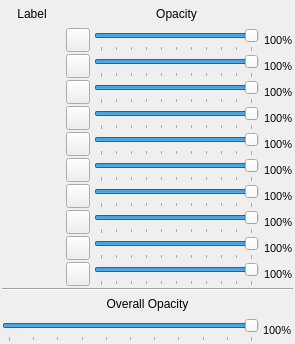
<?xml version="1.0" encoding="UTF-8"?>
<ui version="4.0">
 <class>discreteColorsFrame</class>
 <widget class="QFrame" name="discreteColorsFrame">
  <property name="geometry">
   <rect>
    <x>0</x>
    <y>0</y>
    <width>295</width>
    <height>344</height>
   </rect>
  </property>
  <property name="sizePolicy">
   <sizepolicy hsizetype="Preferred" vsizetype="Preferred">
    <horstretch>0</horstretch>
    <verstretch>0</verstretch>
   </sizepolicy>
  </property>
  <property name="minimumSize">
   <size>
    <width>0</width>
    <height>0</height>
   </size>
  </property>
  <property name="windowTitle">
   <string>Frame</string>
  </property>
  <layout class="QGridLayout" name="gridLayout">
   <property name="leftMargin">
    <number>2</number>
   </property>
   <property name="topMargin">
    <number>2</number>
   </property>
   <property name="rightMargin">
    <number>2</number>
   </property>
   <property name="bottomMargin">
    <number>2</number>
   </property>
   <property name="horizontalSpacing">
    <number>4</number>
   </property>
   <property name="verticalSpacing">
    <number>2</number>
   </property>
   <item row="0" column="0">
    <widget class="QLabel" name="label_header_label">
     <property name="sizePolicy">
      <sizepolicy hsizetype="Preferred" vsizetype="Fixed">
       <horstretch>0</horstretch>
       <verstretch>0</verstretch>
      </sizepolicy>
     </property>
     <property name="minimumSize">
      <size>
       <width>60</width>
       <height>24</height>
      </size>
     </property>
     <property name="maximumSize">
      <size>
       <width>16777215</width>
       <height>24</height>
      </size>
     </property>
     <property name="font">
      <font>
       <family>Segoe UI</family>
       <pointsize>9</pointsize>
      </font>
     </property>
     <property name="text">
      <string>Label</string>
     </property>
     <property name="alignment">
      <set>Qt::AlignCenter</set>
     </property>
    </widget>
   </item>
   <item row="0" column="2">
    <widget class="QLabel" name="opacity_label">
     <property name="sizePolicy">
      <sizepolicy hsizetype="Preferred" vsizetype="Fixed">
       <horstretch>0</horstretch>
       <verstretch>0</verstretch>
      </sizepolicy>
     </property>
     <property name="minimumSize">
      <size>
       <width>0</width>
       <height>24</height>
      </size>
     </property>
     <property name="maximumSize">
      <size>
       <width>16777215</width>
       <height>24</height>
      </size>
     </property>
     <property name="font">
      <font>
       <family>Segoe UI</family>
       <pointsize>9</pointsize>
      </font>
     </property>
     <property name="text">
      <string>Opacity</string>
     </property>
     <property name="alignment">
      <set>Qt::AlignCenter</set>
     </property>
    </widget>
   </item>
   <item row="1" column="0">
    <widget class="QLabel" name="label_label_0">
     <property name="sizePolicy">
      <sizepolicy hsizetype="Preferred" vsizetype="Fixed">
       <horstretch>0</horstretch>
       <verstretch>0</verstretch>
      </sizepolicy>
     </property>
     <property name="minimumSize">
      <size>
       <width>40</width>
       <height>24</height>
      </size>
     </property>
     <property name="maximumSize">
      <size>
       <width>16777215</width>
       <height>24</height>
      </size>
     </property>
     <property name="font">
      <font>
       <family>Segoe UI</family>
       <pointsize>8</pointsize>
      </font>
     </property>
     <property name="text">
      <string/>
     </property>
     <property name="alignment">
      <set>Qt::AlignCenter</set>
     </property>
    </widget>
   </item>
   <item row="1" column="1">
    <widget class="QPushButton" name="label_button_0">
     <property name="sizePolicy">
      <sizepolicy hsizetype="Fixed" vsizetype="Fixed">
       <horstretch>0</horstretch>
       <verstretch>0</verstretch>
      </sizepolicy>
     </property>
     <property name="minimumSize">
      <size>
       <width>24</width>
       <height>24</height>
      </size>
     </property>
     <property name="maximumSize">
      <size>
       <width>24</width>
       <height>24</height>
      </size>
     </property>
     <property name="font">
      <font>
       <family>Segoe UI</family>
       <pointsize>9</pointsize>
      </font>
     </property>
     <property name="toolTip">
      <string>Update color...</string>
     </property>
     <property name="text">
      <string/>
     </property>
    </widget>
   </item>
   <item row="1" column="2">
    <widget class="QSlider" name="alpha_slider_0">
     <property name="sizePolicy">
      <sizepolicy hsizetype="Expanding" vsizetype="Fixed">
       <horstretch>0</horstretch>
       <verstretch>0</verstretch>
      </sizepolicy>
     </property>
     <property name="minimumSize">
      <size>
       <width>80</width>
       <height>24</height>
      </size>
     </property>
     <property name="maximumSize">
      <size>
       <width>16777215</width>
       <height>24</height>
      </size>
     </property>
     <property name="maximum">
      <number>100</number>
     </property>
     <property name="value">
      <number>100</number>
     </property>
     <property name="orientation">
      <enum>Qt::Horizontal</enum>
     </property>
     <property name="tickPosition">
      <enum>QSlider::TicksBelow</enum>
     </property>
     <property name="tickInterval">
      <number>10</number>
     </property>
    </widget>
   </item>
   <item row="1" column="3">
    <widget class="QLabel" name="pct_label_0">
     <property name="sizePolicy">
      <sizepolicy hsizetype="Preferred" vsizetype="Fixed">
       <horstretch>0</horstretch>
       <verstretch>0</verstretch>
      </sizepolicy>
     </property>
     <property name="minimumSize">
      <size>
       <width>0</width>
       <height>24</height>
      </size>
     </property>
     <property name="maximumSize">
      <size>
       <width>16777215</width>
       <height>24</height>
      </size>
     </property>
     <property name="font">
      <font>
       <family>Segoe UI</family>
       <pointsize>8</pointsize>
      </font>
     </property>
     <property name="text">
      <string>100%</string>
     </property>
     <property name="indent">
      <number>1</number>
     </property>
    </widget>
   </item>
   <item row="2" column="0">
    <widget class="QLabel" name="label_label_1">
     <property name="sizePolicy">
      <sizepolicy hsizetype="Preferred" vsizetype="Fixed">
       <horstretch>0</horstretch>
       <verstretch>0</verstretch>
      </sizepolicy>
     </property>
     <property name="minimumSize">
      <size>
       <width>40</width>
       <height>24</height>
      </size>
     </property>
     <property name="maximumSize">
      <size>
       <width>16777215</width>
       <height>24</height>
      </size>
     </property>
     <property name="font">
      <font>
       <family>Segoe UI</family>
       <pointsize>8</pointsize>
      </font>
     </property>
     <property name="text">
      <string/>
     </property>
     <property name="alignment">
      <set>Qt::AlignCenter</set>
     </property>
    </widget>
   </item>
   <item row="2" column="1">
    <widget class="QPushButton" name="label_button_1">
     <property name="sizePolicy">
      <sizepolicy hsizetype="Fixed" vsizetype="Fixed">
       <horstretch>0</horstretch>
       <verstretch>0</verstretch>
      </sizepolicy>
     </property>
     <property name="minimumSize">
      <size>
       <width>24</width>
       <height>24</height>
      </size>
     </property>
     <property name="maximumSize">
      <size>
       <width>24</width>
       <height>24</height>
      </size>
     </property>
     <property name="font">
      <font>
       <family>Segoe UI</family>
       <pointsize>9</pointsize>
      </font>
     </property>
     <property name="toolTip">
      <string>Update color...</string>
     </property>
     <property name="text">
      <string/>
     </property>
    </widget>
   </item>
   <item row="2" column="2">
    <widget class="QSlider" name="alpha_slider_1">
     <property name="sizePolicy">
      <sizepolicy hsizetype="Expanding" vsizetype="Fixed">
       <horstretch>0</horstretch>
       <verstretch>0</verstretch>
      </sizepolicy>
     </property>
     <property name="minimumSize">
      <size>
       <width>80</width>
       <height>24</height>
      </size>
     </property>
     <property name="maximumSize">
      <size>
       <width>16777215</width>
       <height>24</height>
      </size>
     </property>
     <property name="maximum">
      <number>100</number>
     </property>
     <property name="value">
      <number>100</number>
     </property>
     <property name="orientation">
      <enum>Qt::Horizontal</enum>
     </property>
     <property name="tickPosition">
      <enum>QSlider::TicksBelow</enum>
     </property>
     <property name="tickInterval">
      <number>10</number>
     </property>
    </widget>
   </item>
   <item row="2" column="3">
    <widget class="QLabel" name="pct_label_1">
     <property name="sizePolicy">
      <sizepolicy hsizetype="Preferred" vsizetype="Fixed">
       <horstretch>0</horstretch>
       <verstretch>0</verstretch>
      </sizepolicy>
     </property>
     <property name="minimumSize">
      <size>
       <width>0</width>
       <height>24</height>
      </size>
     </property>
     <property name="maximumSize">
      <size>
       <width>16777215</width>
       <height>24</height>
      </size>
     </property>
     <property name="font">
      <font>
       <family>Segoe UI</family>
       <pointsize>8</pointsize>
      </font>
     </property>
     <property name="text">
      <string>100%</string>
     </property>
     <property name="indent">
      <number>1</number>
     </property>
    </widget>
   </item>
   <item row="3" column="0">
    <widget class="QLabel" name="label_label_2">
     <property name="sizePolicy">
      <sizepolicy hsizetype="Preferred" vsizetype="Fixed">
       <horstretch>0</horstretch>
       <verstretch>0</verstretch>
      </sizepolicy>
     </property>
     <property name="minimumSize">
      <size>
       <width>40</width>
       <height>24</height>
      </size>
     </property>
     <property name="maximumSize">
      <size>
       <width>16777215</width>
       <height>24</height>
      </size>
     </property>
     <property name="font">
      <font>
       <family>Segoe UI</family>
       <pointsize>8</pointsize>
      </font>
     </property>
     <property name="text">
      <string/>
     </property>
     <property name="alignment">
      <set>Qt::AlignCenter</set>
     </property>
    </widget>
   </item>
   <item row="3" column="1">
    <widget class="QPushButton" name="label_button_2">
     <property name="sizePolicy">
      <sizepolicy hsizetype="Fixed" vsizetype="Fixed">
       <horstretch>0</horstretch>
       <verstretch>0</verstretch>
      </sizepolicy>
     </property>
     <property name="minimumSize">
      <size>
       <width>24</width>
       <height>24</height>
      </size>
     </property>
     <property name="maximumSize">
      <size>
       <width>24</width>
       <height>24</height>
      </size>
     </property>
     <property name="font">
      <font>
       <family>Segoe UI</family>
       <pointsize>9</pointsize>
      </font>
     </property>
     <property name="toolTip">
      <string>Update color...</string>
     </property>
     <property name="text">
      <string/>
     </property>
    </widget>
   </item>
   <item row="3" column="2">
    <widget class="QSlider" name="alpha_slider_2">
     <property name="sizePolicy">
      <sizepolicy hsizetype="Expanding" vsizetype="Fixed">
       <horstretch>0</horstretch>
       <verstretch>0</verstretch>
      </sizepolicy>
     </property>
     <property name="minimumSize">
      <size>
       <width>80</width>
       <height>24</height>
      </size>
     </property>
     <property name="maximumSize">
      <size>
       <width>16777215</width>
       <height>24</height>
      </size>
     </property>
     <property name="maximum">
      <number>100</number>
     </property>
     <property name="value">
      <number>100</number>
     </property>
     <property name="orientation">
      <enum>Qt::Horizontal</enum>
     </property>
     <property name="tickPosition">
      <enum>QSlider::TicksBelow</enum>
     </property>
     <property name="tickInterval">
      <number>10</number>
     </property>
    </widget>
   </item>
   <item row="3" column="3">
    <widget class="QLabel" name="pct_label_2">
     <property name="sizePolicy">
      <sizepolicy hsizetype="Preferred" vsizetype="Fixed">
       <horstretch>0</horstretch>
       <verstretch>0</verstretch>
      </sizepolicy>
     </property>
     <property name="minimumSize">
      <size>
       <width>0</width>
       <height>24</height>
      </size>
     </property>
     <property name="maximumSize">
      <size>
       <width>16777215</width>
       <height>24</height>
      </size>
     </property>
     <property name="font">
      <font>
       <family>Segoe UI</family>
       <pointsize>8</pointsize>
      </font>
     </property>
     <property name="text">
      <string>100%</string>
     </property>
     <property name="indent">
      <number>1</number>
     </property>
    </widget>
   </item>
   <item row="4" column="0">
    <widget class="QLabel" name="label_label_3">
     <property name="sizePolicy">
      <sizepolicy hsizetype="Preferred" vsizetype="Fixed">
       <horstretch>0</horstretch>
       <verstretch>0</verstretch>
      </sizepolicy>
     </property>
     <property name="minimumSize">
      <size>
       <width>40</width>
       <height>24</height>
      </size>
     </property>
     <property name="maximumSize">
      <size>
       <width>16777215</width>
       <height>24</height>
      </size>
     </property>
     <property name="font">
      <font>
       <family>Segoe UI</family>
       <pointsize>8</pointsize>
      </font>
     </property>
     <property name="text">
      <string/>
     </property>
     <property name="alignment">
      <set>Qt::AlignCenter</set>
     </property>
    </widget>
   </item>
   <item row="4" column="1">
    <widget class="QPushButton" name="label_button_3">
     <property name="sizePolicy">
      <sizepolicy hsizetype="Fixed" vsizetype="Fixed">
       <horstretch>0</horstretch>
       <verstretch>0</verstretch>
      </sizepolicy>
     </property>
     <property name="minimumSize">
      <size>
       <width>24</width>
       <height>24</height>
      </size>
     </property>
     <property name="maximumSize">
      <size>
       <width>24</width>
       <height>24</height>
      </size>
     </property>
     <property name="font">
      <font>
       <family>Segoe UI</family>
       <pointsize>9</pointsize>
      </font>
     </property>
     <property name="toolTip">
      <string>Update color...</string>
     </property>
     <property name="text">
      <string/>
     </property>
    </widget>
   </item>
   <item row="4" column="2">
    <widget class="QSlider" name="alpha_slider_3">
     <property name="sizePolicy">
      <sizepolicy hsizetype="Expanding" vsizetype="Fixed">
       <horstretch>0</horstretch>
       <verstretch>0</verstretch>
      </sizepolicy>
     </property>
     <property name="minimumSize">
      <size>
       <width>80</width>
       <height>24</height>
      </size>
     </property>
     <property name="maximumSize">
      <size>
       <width>16777215</width>
       <height>24</height>
      </size>
     </property>
     <property name="maximum">
      <number>100</number>
     </property>
     <property name="value">
      <number>100</number>
     </property>
     <property name="orientation">
      <enum>Qt::Horizontal</enum>
     </property>
     <property name="tickPosition">
      <enum>QSlider::TicksBelow</enum>
     </property>
     <property name="tickInterval">
      <number>10</number>
     </property>
    </widget>
   </item>
   <item row="4" column="3">
    <widget class="QLabel" name="pct_label_3">
     <property name="sizePolicy">
      <sizepolicy hsizetype="Preferred" vsizetype="Fixed">
       <horstretch>0</horstretch>
       <verstretch>0</verstretch>
      </sizepolicy>
     </property>
     <property name="minimumSize">
      <size>
       <width>0</width>
       <height>24</height>
      </size>
     </property>
     <property name="maximumSize">
      <size>
       <width>16777215</width>
       <height>24</height>
      </size>
     </property>
     <property name="font">
      <font>
       <family>Segoe UI</family>
       <pointsize>8</pointsize>
      </font>
     </property>
     <property name="text">
      <string>100%</string>
     </property>
     <property name="indent">
      <number>1</number>
     </property>
    </widget>
   </item>
   <item row="5" column="0">
    <widget class="QLabel" name="label_label_4">
     <property name="sizePolicy">
      <sizepolicy hsizetype="Preferred" vsizetype="Fixed">
       <horstretch>0</horstretch>
       <verstretch>0</verstretch>
      </sizepolicy>
     </property>
     <property name="minimumSize">
      <size>
       <width>40</width>
       <height>24</height>
      </size>
     </property>
     <property name="maximumSize">
      <size>
       <width>16777215</width>
       <height>24</height>
      </size>
     </property>
     <property name="font">
      <font>
       <family>Segoe UI</family>
       <pointsize>8</pointsize>
      </font>
     </property>
     <property name="text">
      <string/>
     </property>
     <property name="alignment">
      <set>Qt::AlignCenter</set>
     </property>
    </widget>
   </item>
   <item row="5" column="1">
    <widget class="QPushButton" name="label_button_4">
     <property name="sizePolicy">
      <sizepolicy hsizetype="Fixed" vsizetype="Fixed">
       <horstretch>0</horstretch>
       <verstretch>0</verstretch>
      </sizepolicy>
     </property>
     <property name="minimumSize">
      <size>
       <width>24</width>
       <height>24</height>
      </size>
     </property>
     <property name="maximumSize">
      <size>
       <width>24</width>
       <height>24</height>
      </size>
     </property>
     <property name="font">
      <font>
       <family>Segoe UI</family>
       <pointsize>9</pointsize>
      </font>
     </property>
     <property name="toolTip">
      <string>Update color...</string>
     </property>
     <property name="text">
      <string/>
     </property>
    </widget>
   </item>
   <item row="5" column="2">
    <widget class="QSlider" name="alpha_slider_4">
     <property name="sizePolicy">
      <sizepolicy hsizetype="Expanding" vsizetype="Fixed">
       <horstretch>0</horstretch>
       <verstretch>0</verstretch>
      </sizepolicy>
     </property>
     <property name="minimumSize">
      <size>
       <width>80</width>
       <height>24</height>
      </size>
     </property>
     <property name="maximumSize">
      <size>
       <width>16777215</width>
       <height>24</height>
      </size>
     </property>
     <property name="maximum">
      <number>100</number>
     </property>
     <property name="value">
      <number>100</number>
     </property>
     <property name="orientation">
      <enum>Qt::Horizontal</enum>
     </property>
     <property name="tickPosition">
      <enum>QSlider::TicksBelow</enum>
     </property>
     <property name="tickInterval">
      <number>10</number>
     </property>
    </widget>
   </item>
   <item row="5" column="3">
    <widget class="QLabel" name="pct_label_4">
     <property name="sizePolicy">
      <sizepolicy hsizetype="Preferred" vsizetype="Fixed">
       <horstretch>0</horstretch>
       <verstretch>0</verstretch>
      </sizepolicy>
     </property>
     <property name="minimumSize">
      <size>
       <width>0</width>
       <height>24</height>
      </size>
     </property>
     <property name="maximumSize">
      <size>
       <width>16777215</width>
       <height>24</height>
      </size>
     </property>
     <property name="font">
      <font>
       <family>Segoe UI</family>
       <pointsize>8</pointsize>
      </font>
     </property>
     <property name="text">
      <string>100%</string>
     </property>
     <property name="indent">
      <number>1</number>
     </property>
    </widget>
   </item>
   <item row="6" column="0">
    <widget class="QLabel" name="label_label_5">
     <property name="sizePolicy">
      <sizepolicy hsizetype="Preferred" vsizetype="Fixed">
       <horstretch>0</horstretch>
       <verstretch>0</verstretch>
      </sizepolicy>
     </property>
     <property name="minimumSize">
      <size>
       <width>40</width>
       <height>24</height>
      </size>
     </property>
     <property name="maximumSize">
      <size>
       <width>16777215</width>
       <height>24</height>
      </size>
     </property>
     <property name="font">
      <font>
       <family>Segoe UI</family>
       <pointsize>8</pointsize>
      </font>
     </property>
     <property name="text">
      <string/>
     </property>
     <property name="alignment">
      <set>Qt::AlignCenter</set>
     </property>
    </widget>
   </item>
   <item row="6" column="1">
    <widget class="QPushButton" name="label_button_5">
     <property name="sizePolicy">
      <sizepolicy hsizetype="Fixed" vsizetype="Fixed">
       <horstretch>0</horstretch>
       <verstretch>0</verstretch>
      </sizepolicy>
     </property>
     <property name="minimumSize">
      <size>
       <width>24</width>
       <height>24</height>
      </size>
     </property>
     <property name="maximumSize">
      <size>
       <width>24</width>
       <height>24</height>
      </size>
     </property>
     <property name="font">
      <font>
       <family>Segoe UI</family>
       <pointsize>9</pointsize>
      </font>
     </property>
     <property name="toolTip">
      <string>Update color...</string>
     </property>
     <property name="text">
      <string/>
     </property>
    </widget>
   </item>
   <item row="6" column="2">
    <widget class="QSlider" name="alpha_slider_5">
     <property name="sizePolicy">
      <sizepolicy hsizetype="Expanding" vsizetype="Fixed">
       <horstretch>0</horstretch>
       <verstretch>0</verstretch>
      </sizepolicy>
     </property>
     <property name="minimumSize">
      <size>
       <width>80</width>
       <height>24</height>
      </size>
     </property>
     <property name="maximumSize">
      <size>
       <width>16777215</width>
       <height>24</height>
      </size>
     </property>
     <property name="maximum">
      <number>100</number>
     </property>
     <property name="value">
      <number>100</number>
     </property>
     <property name="orientation">
      <enum>Qt::Horizontal</enum>
     </property>
     <property name="tickPosition">
      <enum>QSlider::TicksBelow</enum>
     </property>
     <property name="tickInterval">
      <number>10</number>
     </property>
    </widget>
   </item>
   <item row="6" column="3">
    <widget class="QLabel" name="pct_label_5">
     <property name="sizePolicy">
      <sizepolicy hsizetype="Preferred" vsizetype="Fixed">
       <horstretch>0</horstretch>
       <verstretch>0</verstretch>
      </sizepolicy>
     </property>
     <property name="minimumSize">
      <size>
       <width>0</width>
       <height>24</height>
      </size>
     </property>
     <property name="maximumSize">
      <size>
       <width>16777215</width>
       <height>24</height>
      </size>
     </property>
     <property name="font">
      <font>
       <family>Segoe UI</family>
       <pointsize>8</pointsize>
      </font>
     </property>
     <property name="text">
      <string>100%</string>
     </property>
     <property name="indent">
      <number>1</number>
     </property>
    </widget>
   </item>
   <item row="7" column="0">
    <widget class="QLabel" name="label_label_6">
     <property name="sizePolicy">
      <sizepolicy hsizetype="Preferred" vsizetype="Fixed">
       <horstretch>0</horstretch>
       <verstretch>0</verstretch>
      </sizepolicy>
     </property>
     <property name="minimumSize">
      <size>
       <width>40</width>
       <height>24</height>
      </size>
     </property>
     <property name="maximumSize">
      <size>
       <width>16777215</width>
       <height>24</height>
      </size>
     </property>
     <property name="font">
      <font>
       <family>Segoe UI</family>
       <pointsize>8</pointsize>
      </font>
     </property>
     <property name="text">
      <string/>
     </property>
     <property name="alignment">
      <set>Qt::AlignCenter</set>
     </property>
    </widget>
   </item>
   <item row="7" column="1">
    <widget class="QPushButton" name="label_button_6">
     <property name="sizePolicy">
      <sizepolicy hsizetype="Fixed" vsizetype="Fixed">
       <horstretch>0</horstretch>
       <verstretch>0</verstretch>
      </sizepolicy>
     </property>
     <property name="minimumSize">
      <size>
       <width>24</width>
       <height>24</height>
      </size>
     </property>
     <property name="maximumSize">
      <size>
       <width>24</width>
       <height>24</height>
      </size>
     </property>
     <property name="font">
      <font>
       <family>Segoe UI</family>
       <pointsize>9</pointsize>
      </font>
     </property>
     <property name="toolTip">
      <string>Update color...</string>
     </property>
     <property name="text">
      <string/>
     </property>
    </widget>
   </item>
   <item row="7" column="2">
    <widget class="QSlider" name="alpha_slider_6">
     <property name="sizePolicy">
      <sizepolicy hsizetype="Expanding" vsizetype="Fixed">
       <horstretch>0</horstretch>
       <verstretch>0</verstretch>
      </sizepolicy>
     </property>
     <property name="minimumSize">
      <size>
       <width>80</width>
       <height>24</height>
      </size>
     </property>
     <property name="maximumSize">
      <size>
       <width>16777215</width>
       <height>24</height>
      </size>
     </property>
     <property name="maximum">
      <number>100</number>
     </property>
     <property name="value">
      <number>100</number>
     </property>
     <property name="orientation">
      <enum>Qt::Horizontal</enum>
     </property>
     <property name="tickPosition">
      <enum>QSlider::TicksBelow</enum>
     </property>
     <property name="tickInterval">
      <number>10</number>
     </property>
    </widget>
   </item>
   <item row="7" column="3">
    <widget class="QLabel" name="pct_label_6">
     <property name="sizePolicy">
      <sizepolicy hsizetype="Preferred" vsizetype="Fixed">
       <horstretch>0</horstretch>
       <verstretch>0</verstretch>
      </sizepolicy>
     </property>
     <property name="minimumSize">
      <size>
       <width>0</width>
       <height>24</height>
      </size>
     </property>
     <property name="maximumSize">
      <size>
       <width>16777215</width>
       <height>24</height>
      </size>
     </property>
     <property name="font">
      <font>
       <family>Segoe UI</family>
       <pointsize>8</pointsize>
      </font>
     </property>
     <property name="text">
      <string>100%</string>
     </property>
     <property name="indent">
      <number>1</number>
     </property>
    </widget>
   </item>
   <item row="8" column="0">
    <widget class="QLabel" name="label_label_7">
     <property name="sizePolicy">
      <sizepolicy hsizetype="Preferred" vsizetype="Fixed">
       <horstretch>0</horstretch>
       <verstretch>0</verstretch>
      </sizepolicy>
     </property>
     <property name="minimumSize">
      <size>
       <width>40</width>
       <height>24</height>
      </size>
     </property>
     <property name="maximumSize">
      <size>
       <width>16777215</width>
       <height>24</height>
      </size>
     </property>
     <property name="font">
      <font>
       <family>Segoe UI</family>
       <pointsize>8</pointsize>
      </font>
     </property>
     <property name="text">
      <string/>
     </property>
     <property name="alignment">
      <set>Qt::AlignCenter</set>
     </property>
    </widget>
   </item>
   <item row="8" column="1">
    <widget class="QPushButton" name="label_button_7">
     <property name="sizePolicy">
      <sizepolicy hsizetype="Fixed" vsizetype="Fixed">
       <horstretch>0</horstretch>
       <verstretch>0</verstretch>
      </sizepolicy>
     </property>
     <property name="minimumSize">
      <size>
       <width>24</width>
       <height>24</height>
      </size>
     </property>
     <property name="maximumSize">
      <size>
       <width>24</width>
       <height>24</height>
      </size>
     </property>
     <property name="font">
      <font>
       <family>Segoe UI</family>
       <pointsize>9</pointsize>
      </font>
     </property>
     <property name="toolTip">
      <string>Update color...</string>
     </property>
     <property name="text">
      <string/>
     </property>
    </widget>
   </item>
   <item row="8" column="2">
    <widget class="QSlider" name="alpha_slider_7">
     <property name="sizePolicy">
      <sizepolicy hsizetype="Expanding" vsizetype="Fixed">
       <horstretch>0</horstretch>
       <verstretch>0</verstretch>
      </sizepolicy>
     </property>
     <property name="minimumSize">
      <size>
       <width>80</width>
       <height>24</height>
      </size>
     </property>
     <property name="maximumSize">
      <size>
       <width>16777215</width>
       <height>24</height>
      </size>
     </property>
     <property name="maximum">
      <number>100</number>
     </property>
     <property name="value">
      <number>100</number>
     </property>
     <property name="orientation">
      <enum>Qt::Horizontal</enum>
     </property>
     <property name="tickPosition">
      <enum>QSlider::TicksBelow</enum>
     </property>
     <property name="tickInterval">
      <number>10</number>
     </property>
    </widget>
   </item>
   <item row="8" column="3">
    <widget class="QLabel" name="pct_label_7">
     <property name="sizePolicy">
      <sizepolicy hsizetype="Preferred" vsizetype="Fixed">
       <horstretch>0</horstretch>
       <verstretch>0</verstretch>
      </sizepolicy>
     </property>
     <property name="minimumSize">
      <size>
       <width>0</width>
       <height>24</height>
      </size>
     </property>
     <property name="maximumSize">
      <size>
       <width>16777215</width>
       <height>24</height>
      </size>
     </property>
     <property name="font">
      <font>
       <family>Segoe UI</family>
       <pointsize>8</pointsize>
      </font>
     </property>
     <property name="text">
      <string>100%</string>
     </property>
     <property name="indent">
      <number>1</number>
     </property>
    </widget>
   </item>
   <item row="9" column="0">
    <widget class="QLabel" name="label_label_8">
     <property name="sizePolicy">
      <sizepolicy hsizetype="Preferred" vsizetype="Fixed">
       <horstretch>0</horstretch>
       <verstretch>0</verstretch>
      </sizepolicy>
     </property>
     <property name="minimumSize">
      <size>
       <width>40</width>
       <height>24</height>
      </size>
     </property>
     <property name="maximumSize">
      <size>
       <width>16777215</width>
       <height>24</height>
      </size>
     </property>
     <property name="font">
      <font>
       <family>Segoe UI</family>
       <pointsize>8</pointsize>
      </font>
     </property>
     <property name="text">
      <string/>
     </property>
     <property name="alignment">
      <set>Qt::AlignCenter</set>
     </property>
    </widget>
   </item>
   <item row="9" column="1">
    <widget class="QPushButton" name="label_button_8">
     <property name="sizePolicy">
      <sizepolicy hsizetype="Fixed" vsizetype="Fixed">
       <horstretch>0</horstretch>
       <verstretch>0</verstretch>
      </sizepolicy>
     </property>
     <property name="minimumSize">
      <size>
       <width>24</width>
       <height>24</height>
      </size>
     </property>
     <property name="maximumSize">
      <size>
       <width>24</width>
       <height>24</height>
      </size>
     </property>
     <property name="font">
      <font>
       <family>Segoe UI</family>
       <pointsize>9</pointsize>
      </font>
     </property>
     <property name="toolTip">
      <string>Update color...</string>
     </property>
     <property name="text">
      <string/>
     </property>
    </widget>
   </item>
   <item row="9" column="2">
    <widget class="QSlider" name="alpha_slider_8">
     <property name="sizePolicy">
      <sizepolicy hsizetype="Expanding" vsizetype="Fixed">
       <horstretch>0</horstretch>
       <verstretch>0</verstretch>
      </sizepolicy>
     </property>
     <property name="minimumSize">
      <size>
       <width>80</width>
       <height>24</height>
      </size>
     </property>
     <property name="maximumSize">
      <size>
       <width>16777215</width>
       <height>24</height>
      </size>
     </property>
     <property name="maximum">
      <number>100</number>
     </property>
     <property name="value">
      <number>100</number>
     </property>
     <property name="orientation">
      <enum>Qt::Horizontal</enum>
     </property>
     <property name="tickPosition">
      <enum>QSlider::TicksBelow</enum>
     </property>
     <property name="tickInterval">
      <number>10</number>
     </property>
    </widget>
   </item>
   <item row="9" column="3">
    <widget class="QLabel" name="pct_label_8">
     <property name="sizePolicy">
      <sizepolicy hsizetype="Preferred" vsizetype="Fixed">
       <horstretch>0</horstretch>
       <verstretch>0</verstretch>
      </sizepolicy>
     </property>
     <property name="minimumSize">
      <size>
       <width>0</width>
       <height>24</height>
      </size>
     </property>
     <property name="maximumSize">
      <size>
       <width>16777215</width>
       <height>24</height>
      </size>
     </property>
     <property name="font">
      <font>
       <family>Segoe UI</family>
       <pointsize>8</pointsize>
      </font>
     </property>
     <property name="text">
      <string>100%</string>
     </property>
     <property name="indent">
      <number>1</number>
     </property>
    </widget>
   </item>
   <item row="10" column="0">
    <widget class="QLabel" name="label_label_9">
     <property name="sizePolicy">
      <sizepolicy hsizetype="Preferred" vsizetype="Fixed">
       <horstretch>0</horstretch>
       <verstretch>0</verstretch>
      </sizepolicy>
     </property>
     <property name="minimumSize">
      <size>
       <width>40</width>
       <height>24</height>
      </size>
     </property>
     <property name="maximumSize">
      <size>
       <width>16777215</width>
       <height>24</height>
      </size>
     </property>
     <property name="font">
      <font>
       <family>Segoe UI</family>
       <pointsize>8</pointsize>
      </font>
     </property>
     <property name="text">
      <string/>
     </property>
     <property name="alignment">
      <set>Qt::AlignCenter</set>
     </property>
    </widget>
   </item>
   <item row="10" column="1">
    <widget class="QPushButton" name="label_button_9">
     <property name="sizePolicy">
      <sizepolicy hsizetype="Fixed" vsizetype="Fixed">
       <horstretch>0</horstretch>
       <verstretch>0</verstretch>
      </sizepolicy>
     </property>
     <property name="minimumSize">
      <size>
       <width>24</width>
       <height>24</height>
      </size>
     </property>
     <property name="maximumSize">
      <size>
       <width>24</width>
       <height>24</height>
      </size>
     </property>
     <property name="font">
      <font>
       <family>Segoe UI</family>
       <pointsize>9</pointsize>
      </font>
     </property>
     <property name="toolTip">
      <string>Update color...</string>
     </property>
     <property name="text">
      <string/>
     </property>
    </widget>
   </item>
   <item row="10" column="2">
    <widget class="QSlider" name="alpha_slider_9">
     <property name="sizePolicy">
      <sizepolicy hsizetype="Expanding" vsizetype="Fixed">
       <horstretch>0</horstretch>
       <verstretch>0</verstretch>
      </sizepolicy>
     </property>
     <property name="minimumSize">
      <size>
       <width>80</width>
       <height>24</height>
      </size>
     </property>
     <property name="maximumSize">
      <size>
       <width>16777215</width>
       <height>24</height>
      </size>
     </property>
     <property name="maximum">
      <number>100</number>
     </property>
     <property name="value">
      <number>100</number>
     </property>
     <property name="orientation">
      <enum>Qt::Horizontal</enum>
     </property>
     <property name="tickPosition">
      <enum>QSlider::TicksBelow</enum>
     </property>
     <property name="tickInterval">
      <number>10</number>
     </property>
    </widget>
   </item>
   <item row="10" column="3">
    <widget class="QLabel" name="pct_label_9">
     <property name="sizePolicy">
      <sizepolicy hsizetype="Preferred" vsizetype="Fixed">
       <horstretch>0</horstretch>
       <verstretch>0</verstretch>
      </sizepolicy>
     </property>
     <property name="minimumSize">
      <size>
       <width>0</width>
       <height>24</height>
      </size>
     </property>
     <property name="maximumSize">
      <size>
       <width>16777215</width>
       <height>24</height>
      </size>
     </property>
     <property name="font">
      <font>
       <family>Segoe UI</family>
       <pointsize>8</pointsize>
      </font>
     </property>
     <property name="text">
      <string>100%</string>
     </property>
     <property name="indent">
      <number>1</number>
     </property>
    </widget>
   </item>
   <item row="11" column="0" colspan="4">
    <widget class="Line" name="line">
     <property name="minimumSize">
      <size>
       <width>0</width>
       <height>2</height>
      </size>
     </property>
     <property name="maximumSize">
      <size>
       <width>16777215</width>
       <height>2</height>
      </size>
     </property>
     <property name="orientation">
      <enum>Qt::Horizontal</enum>
     </property>
    </widget>
   </item>
   <item row="13" column="0" colspan="3">
    <widget class="QSlider" name="overall_alpha">
     <property name="sizePolicy">
      <sizepolicy hsizetype="Expanding" vsizetype="Fixed">
       <horstretch>0</horstretch>
       <verstretch>0</verstretch>
      </sizepolicy>
     </property>
     <property name="minimumSize">
      <size>
       <width>0</width>
       <height>24</height>
      </size>
     </property>
     <property name="maximumSize">
      <size>
       <width>16777215</width>
       <height>24</height>
      </size>
     </property>
     <property name="maximum">
      <number>100</number>
     </property>
     <property name="value">
      <number>100</number>
     </property>
     <property name="orientation">
      <enum>Qt::Horizontal</enum>
     </property>
     <property name="tickPosition">
      <enum>QSlider::TicksBelow</enum>
     </property>
     <property name="tickInterval">
      <number>10</number>
     </property>
    </widget>
   </item>
   <item row="13" column="3">
    <widget class="QLabel" name="label_5">
     <property name="sizePolicy">
      <sizepolicy hsizetype="Preferred" vsizetype="Fixed">
       <horstretch>0</horstretch>
       <verstretch>0</verstretch>
      </sizepolicy>
     </property>
     <property name="minimumSize">
      <size>
       <width>0</width>
       <height>24</height>
      </size>
     </property>
     <property name="maximumSize">
      <size>
       <width>16777215</width>
       <height>24</height>
      </size>
     </property>
     <property name="font">
      <font>
       <family>Segoe UI</family>
       <pointsize>8</pointsize>
      </font>
     </property>
     <property name="text">
      <string>100%</string>
     </property>
    </widget>
   </item>
   <item row="12" column="0" colspan="4">
    <widget class="QLabel" name="label_4">
     <property name="sizePolicy">
      <sizepolicy hsizetype="Preferred" vsizetype="Fixed">
       <horstretch>0</horstretch>
       <verstretch>0</verstretch>
      </sizepolicy>
     </property>
     <property name="minimumSize">
      <size>
       <width>0</width>
       <height>24</height>
      </size>
     </property>
     <property name="maximumSize">
      <size>
       <width>16777215</width>
       <height>24</height>
      </size>
     </property>
     <property name="font">
      <font>
       <family>Segoe UI</family>
       <pointsize>9</pointsize>
      </font>
     </property>
     <property name="text">
      <string>Overall Opacity</string>
     </property>
     <property name="alignment">
      <set>Qt::AlignCenter</set>
     </property>
    </widget>
   </item>
  </layout>
 </widget>
 <resources/>
 <connections/>
</ui>
